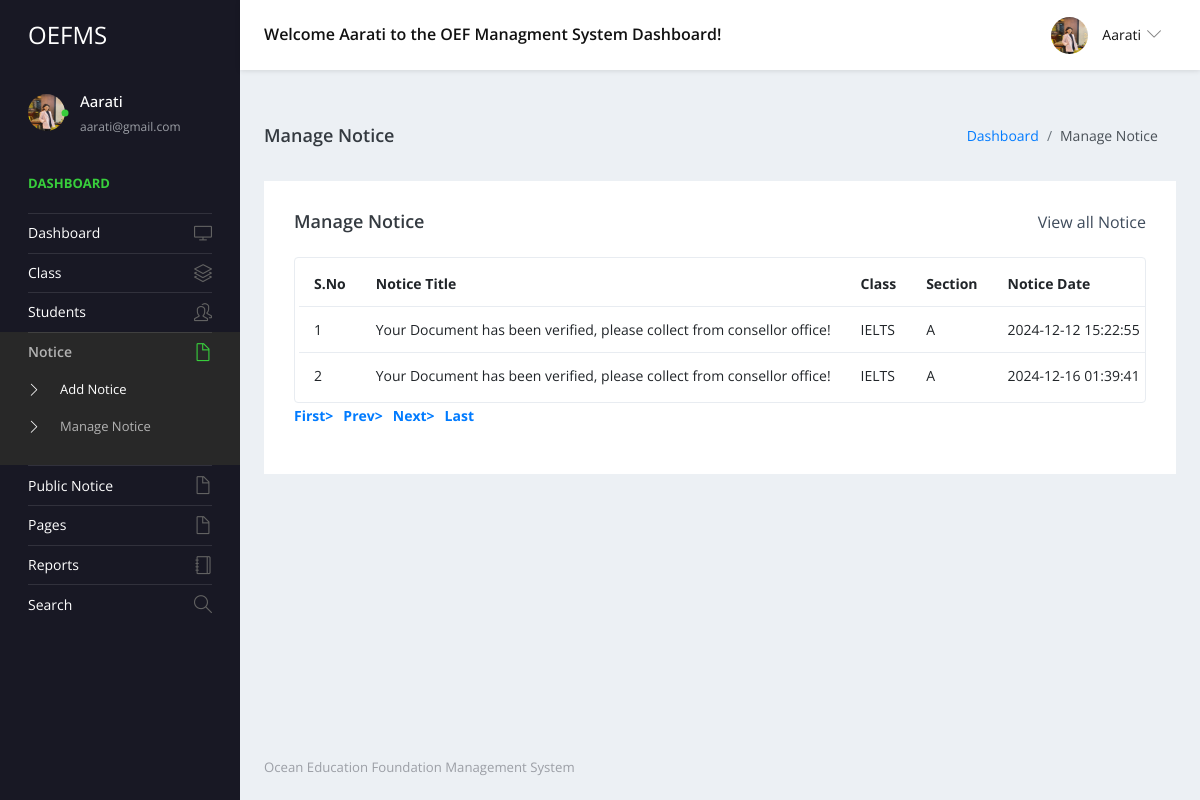
The app's page /admin/manage-notice.php (signed in) with its own data.
### tables this page shows
CREATE TABLE `tblnotice` (
  `ID` int(5) NOT NULL,
  `NoticeTitle` mediumtext DEFAULT NULL,
  `ClassId` int(10) DEFAULT NULL,
  `NoticeMsg` mediumtext DEFAULT NULL,
  `CreationDate` timestamp NULL DEFAULT current_timestamp()
);

CREATE TABLE `tblclass` (
  `ID` int(5) NOT NULL,
  `ClassName` varchar(50) DEFAULT NULL,
  `Section` varchar(20) DEFAULT NULL,
  `CreationDate` timestamp NULL DEFAULT current_timestamp()
);

### admin/manage-notice.php (the view, shortened to what this page needs)
<?php
include('includes/dbconnection.php');
if (strlen($_SESSION['sturecmsaid']==0)) {
  header('location:logout.php');
  } else{
?>
<!DOCTYPE html>
<html lang="en">
  <head>
    <link rel="stylesheet" href="vendors/simple-line-icons/css/simple-line-icons.css">
    <link rel="stylesheet" href="vendors/flag-icon-css/css/flag-icon.min.css">
    <link rel="stylesheet" href="vendors/css/vendor.bundle.base.css">
    <link rel="stylesheet" href="./vendors/daterangepicker/daterangepicker.css">
    <link rel="stylesheet" href="./vendors/chartist/chartist.min.css">
    <link rel="stylesheet" href="./css/style.css">
  </head>
  <body>
    <div class="container-scroller">
     <?php include_once('includes/header.php');?>
      <div class="container-fluid page-body-wrapper">
        <?php include_once('includes/sidebar.php');?>
        <div class="main-panel">
          <div class="content-wrapper">
             <div class="page-header">
              <h3 class="page-title"> Manage Notice </h3>
              <nav aria-label="breadcrumb">
                <ol class="breadcrumb">
                  <li class="breadcrumb-item"><a href="dashboard.php">Dashboard</a></li>
                  <li class="breadcrumb-item active" aria-current="page"> Manage Notice</li>
                </ol>
              </nav>
            </div>
            <div class="row">
              <div class="col-md-12 grid-margin stretch-card">
                <div class="card">
                  <div class="card-body">
                    <div class="d-sm-flex align-items-center mb-4">
                      <h4 class="card-title mb-sm-0">Manage Notice</h4>
                      <a href="#" class="text-dark ml-auto mb-3 mb-sm-0"> View all Notice</a>
                    </div>
                    <div class="table-responsive border rounded p-1">
                      <table class="table">
                        <thead>
                          <tr>
                            <th class="font-weight-bold">S.No</th>
                            <th class="font-weight-bold">Notice Title</th>
                            <th class="font-weight-bold">Class</th>
                            <th class="font-weight-bold">Section</th>
                            <th class="font-weight-bold">Notice Date</th>
                          </tr>
                        </thead>
                        <tbody>
                           <?php
                           if (isset($_GET['pageno'])) {
            $pageno = $_GET['pageno'];
        } else {
            $pageno = 1;
        }
        $no_of_records_per_page =15;
        $offset = ($pageno-1) * $no_of_records_per_page;
       $ret = "SELECT ID FROM tblnotice";
$query1 = $dbh -> prepare($ret);
$query1->execute();
$total_rows=$query1->rowCount();
$total_pages = ceil($total_rows / $no_of_records_per_page);
$sql="SELECT tblclass.ID,tblclass.ClassName,tblclass.Section,tblnotice.NoticeTitle,tblnotice.CreationDate,tblnotice.ClassId,tblnotice.ID as nid from tblnotice join tblclass on tblclass.ID=tblnotice.ClassId LIMIT $offset, $no_of_records_per_page";
$query = $dbh -> prepare($sql);
$query->execute();
$results=$query->fetchAll(PDO::FETCH_OBJ);
$cnt=1;
if($query->rowCount() > 0)
{
foreach($results as $row)
{               ?>
                          <tr>
                            <td><?php echo htmlentities($cnt);?></td>
                            <td><?php  echo htmlentities($row->NoticeTitle);?></td>
                            <td><?php  echo htmlentities($row->ClassName);?></td>
                            <td><?php  echo htmlentities($row->Section);?></td>
                            <td><?php  echo htmlentities($row->CreationDate);?></td>
                          </tr><?php $cnt=$cnt+1;}} ?>
                        </tbody>
                      </table>
                    </div>
                   <div align="left">
    <ul class="pagination" >
        <li><a href="?pageno=1"><strong>First></strong></a></li>
        <li class="<?php if($pageno <= 1){ echo 'disabled'; } ?>">
            <a href="<?php if($pageno <= 1){ echo '#'; } else { echo "?pageno=".($pageno - 1); } ?>"><strong style="padding-left: 10px">Prev></strong></a>
        </li>
        <li class="<?php if($pageno >= $total_pages){ echo 'disabled'; } ?>">
            <a href="<?php if($pageno >= $total_pages){ echo '#'; } else { echo "?pageno=".($pageno + 1); } ?>"><strong style="padding-left: 10px">Next></strong></a>
        </li>
        <li><a href="?pageno=<?php echo $total_pages; ?>"><strong style="padding-left: 10px">Last</strong></a></li>
    </ul>
</div>
                  </div>
                </div>
              </div>
            </div>
          </div>
         <?php include_once('includes/footer.php');?>
        </div>
      </div>
    </div>
  </body>
</html><?php }  ?>

### admin/includes/header.php (shortened to what this page needs)
 <nav class="navbar default-layout-navbar col-lg-12 col-12 p-0 fixed-top d-flex flex-row">
        <div class="navbar-brand-wrapper d-flex align-items-center">
          <a class="navbar-brand brand-logo" href="dashboard.php">
            <strong style="color: white;">OEFMS</strong>
          </a>
        </div><?php
         $aid= $_SESSION['sturecmsaid'];
$sql="SELECT * from tbladmin where ID=:aid";
$query = $dbh -> prepare($sql);
$query->bindParam(':aid',$aid,PDO::PARAM_STR);
$query->execute();
$results=$query->fetchAll(PDO::FETCH_OBJ);
$cnt=1;
if($query->rowCount() > 0)
{
foreach($results as $row)
{               ?>
        <div class="navbar-menu-wrapper d-flex align-items-center flex-grow-1">
          <h5 class="mb-0 font-weight-medium d-none d-lg-flex">Welcome <?php  echo htmlentities($row->AdminName);?> to the OEF Managment System Dashboard!</h5>
          <ul class="navbar-nav navbar-nav-right ml-auto">
            <li class="nav-item dropdown d-none d-xl-inline-flex user-dropdown">
              <a class="nav-link dropdown-toggle" id="UserDropdown" href="#" data-toggle="dropdown" aria-expanded="false">
                <img class="img-xs rounded-circle ml-2" src="images/faces/aarati_final.jpg" alt="Profile image"> <span class="font-weight-normal"> <?php  echo htmlentities($row->AdminName);?> </span></a>
                <?php $cnt=$cnt+1;}} ?>
            </li>
          </ul>
        </div>
      </nav>

### admin/includes/sidebar.php (shortened to what this page needs)
<nav class="sidebar sidebar-offcanvas" id="sidebar">
          <ul class="nav">
            <li class="nav-item nav-profile">
              <a href="#" class="nav-link">
                <div class="profile-image">
                  <img class="img-xs rounded-circle" src="images/faces/aarati_final.jpg" alt="profile image">
                  <div class="dot-indicator bg-success"></div>
                </div>
                <div class="text-wrapper">
                  <?php
         $aid= $_SESSION['sturecmsaid'];
$sql="SELECT * from tbladmin where ID=:aid";
$query = $dbh -> prepare($sql);
$query->bindParam(':aid',$aid,PDO::PARAM_STR);
$query->execute();
$results=$query->fetchAll(PDO::FETCH_OBJ);
$cnt=1;
if($query->rowCount() > 0)
{
foreach($results as $row)
{               ?>
                  <p class="profile-name"><?php  echo htmlentities($row->AdminName);?></p>
                  <p class="designation"><?php  echo htmlentities($row->Email);?></p><?php $cnt=$cnt+1;}} ?>
                </div>
              </a>
            </li>
            <li class="nav-item nav-category">
              <span class="nav-link">Dashboard</span>
            </li>
            <li class="nav-item">
              <a class="nav-link" href="dashboard.php">
                <span class="menu-title">Dashboard</span>
                <i class="icon-screen-desktop menu-icon"></i>
              </a>
            </li>
            <li class="nav-item">
              <a class="nav-link" data-toggle="collapse" href="#ui-basic" aria-expanded="false" aria-controls="ui-basic">
                <span class="menu-title">Class</span>
                <i class="icon-layers menu-icon"></i>
              </a>
            </li>
            <li class="nav-item">
              <a class="nav-link" data-toggle="collapse" href="#ui-basic1" aria-expanded="false" aria-controls="ui-basic1">
                <span class="menu-title">Students</span>
                <i class="icon-people menu-icon"></i>
              </a>
            </li>
            <li class="nav-item">
              <a class="nav-link" data-toggle="collapse" href="#auth" aria-expanded="false" aria-controls="auth">
                <span class="menu-title">Notice</span>
                <i class="icon-doc menu-icon"></i>
              </a>
              <div class="collapse" id="auth">
                <ul class="nav flex-column sub-menu">
                  <li class="nav-item"> <a class="nav-link" href="add-notice.php"> Add Notice </a></li>
                  <li class="nav-item"> <a class="nav-link" href="manage-notice.php"> Manage Notice </a></li>
                </ul>
              </div>
            </li>
            <li class="nav-item">
              <a class="nav-link" data-toggle="collapse" href="#auth1" aria-expanded="false" aria-controls="auth">
                <span class="menu-title">Public Notice</span>
                <i class="icon-doc menu-icon"></i>
              </a>
              <li class="nav-item">
              <a class="nav-link" data-toggle="collapse" href="#auth2" aria-expanded="false" aria-controls="auth">
                <span class="menu-title">Pages</span>
                <i class="icon-doc menu-icon"></i>
              </a>
            </li>
              <li class="nav-item">
              <a class="nav-link" href="between-dates-reports.php">
                <span class="menu-title">Reports</span>
                <i class="icon-notebook menu-icon"></i>
              </a>
            </li>
            <li class="nav-item">
              <a class="nav-link" href="search.php">
                <span class="menu-title">Search</span>
                <i class="icon-magnifier menu-icon"></i>
              </a>
            </li>
            </li>
          </ul>
        </nav>

### records on screen
tblnotice: NoticeTitle "Your Document has been verified, please collect from consellor office!", ClassId.ClassName "IELTS", ClassId.Section "A", CreationDate "2024-12-12 15:22:55"
tblnotice: NoticeTitle "Your Document has been verified, please collect from consellor office!", ClassId.ClassName "IELTS", ClassId.Section "A", CreationDate "2024-12-16 01:39:41"

### other values on screen
$row->AdminName "Aarati"
$row->Email "aarati@gmail.com"
